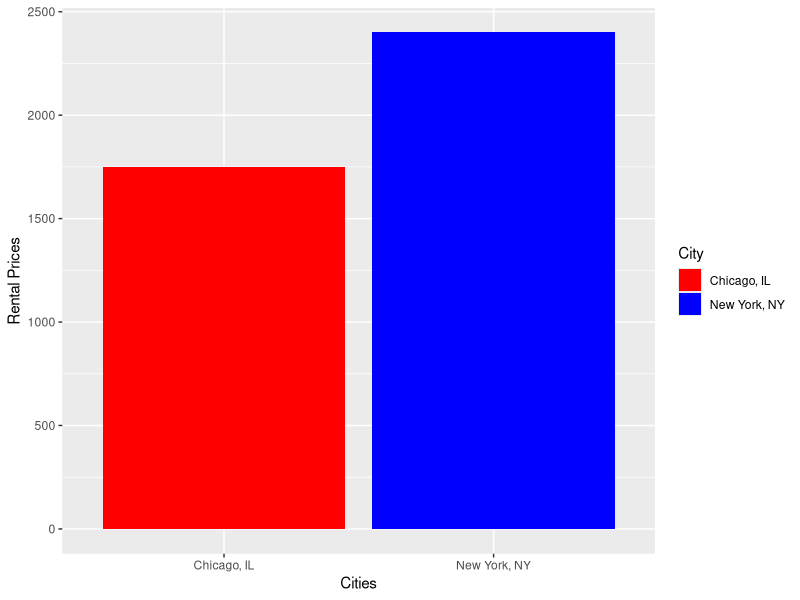

The R script that drew this image:
library(dplyr)
library(ggplot2)

home_prices <- read.csv("Metro_MedianRentalPrice_2Bedroom.csv", stringsAsFactors = FALSE)

home <-  as.data.frame(home_prices[,c(1:2,75:111)], drop = FALSE)

top_20 <- as.data.frame(home[2:20,], drop = FALSE)

three <- home %>% select(RegionName, X2016.01, X2017.01, X2018.01, X2019.01)

histogram <- function(data,
                      city_1,
                      city_2,
                      xvar = "RegionName",
                      yvar = "X2019.01") {
  data <- data %>%
    filter( (RegionName == city_1) | (RegionName == city_2))
  max_y <- mean(data$X2019.01, na.rm = TRUE)
  bars <- ggplot(data = data, aes(x = RegionName,
                                  y = X2019.01,
                                  fill = RegionName)) +
    geom_bar(stat = "identity") +
    scale_fill_manual(name = "City", values=c("red1","blue1")) +
    labs(
      y = "Rental Prices",
      x = "Cities"
    )
  bars
}
histogram(three, "New York, NY", "Chicago, IL")